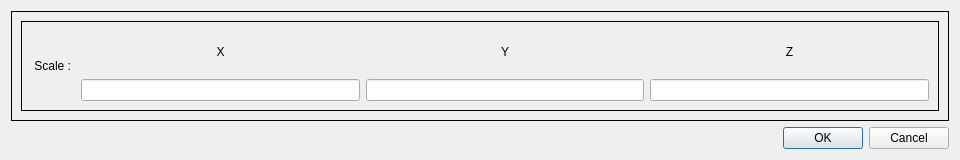
<?xml version="1.0" encoding="UTF-8"?>
<ui version="4.0">
 <class>DialogScaling1</class>
 <widget class="QDialog" name="DialogScaling1">
  <property name="geometry">
   <rect>
    <x>0</x>
    <y>0</y>
    <width>960</width>
    <height>160</height>
   </rect>
  </property>
  <property name="windowTitle">
   <string>Scaling</string>
  </property>
  <layout class="QVBoxLayout" name="verticalLayout">
   <item>
    <widget class="QFrame" name="frame">
     <property name="frameShape">
      <enum>QFrame::Box</enum>
     </property>
     <property name="frameShadow">
      <enum>QFrame::Plain</enum>
     </property>
     <layout class="QVBoxLayout" name="verticalLayout_2">
      <item>
       <widget class="QFrame" name="frame_2">
        <property name="frameShape">
         <enum>QFrame::Box</enum>
        </property>
        <layout class="QVBoxLayout" name="verticalLayout_3">
         <item>
          <layout class="QHBoxLayout" name="horizontalLayout">
           <item>
            <widget class="QLabel" name="label_Scale">
             <property name="text">
              <string> Scale : </string>
             </property>
            </widget>
           </item>
           <item>
            <layout class="QVBoxLayout" name="verticalLayout_X">
             <item>
              <widget class="QLabel" name="label_X">
               <property name="text">
                <string>X</string>
               </property>
               <property name="alignment">
                <set>Qt::AlignCenter</set>
               </property>
              </widget>
             </item>
             <item>
              <widget class="QLineEdit" name="lineEdit_X"/>
             </item>
            </layout>
           </item>
           <item>
            <layout class="QVBoxLayout" name="verticalLayout_Y">
             <item>
              <widget class="QLabel" name="label_Y">
               <property name="text">
                <string>Y</string>
               </property>
               <property name="alignment">
                <set>Qt::AlignCenter</set>
               </property>
              </widget>
             </item>
             <item>
              <widget class="QLineEdit" name="lineEdit_Y"/>
             </item>
            </layout>
           </item>
           <item>
            <layout class="QVBoxLayout" name="verticalLayout_Z">
             <item>
              <widget class="QLabel" name="label_Z">
               <property name="text">
                <string>Z</string>
               </property>
               <property name="alignment">
                <set>Qt::AlignCenter</set>
               </property>
              </widget>
             </item>
             <item>
              <widget class="QLineEdit" name="lineEdit_Z"/>
             </item>
            </layout>
           </item>
          </layout>
         </item>
        </layout>
       </widget>
      </item>
     </layout>
    </widget>
   </item>
   <item>
    <widget class="QDialogButtonBox" name="buttonBox">
     <property name="orientation">
      <enum>Qt::Horizontal</enum>
     </property>
     <property name="standardButtons">
      <set>QDialogButtonBox::Cancel|QDialogButtonBox::Ok</set>
     </property>
    </widget>
   </item>
  </layout>
 </widget>
 <resources/>
 <connections>
  <connection>
   <sender>buttonBox</sender>
   <signal>accepted()</signal>
   <receiver>DialogScaling1</receiver>
   <slot>accept()</slot>
   <hints>
    <hint type="sourcelabel">
     <x>248</x>
     <y>254</y>
    </hint>
    <hint type="destinationlabel">
     <x>157</x>
     <y>274</y>
    </hint>
   </hints>
  </connection>
  <connection>
   <sender>buttonBox</sender>
   <signal>rejected()</signal>
   <receiver>DialogScaling1</receiver>
   <slot>reject()</slot>
   <hints>
    <hint type="sourcelabel">
     <x>316</x>
     <y>260</y>
    </hint>
    <hint type="destinationlabel">
     <x>286</x>
     <y>274</y>
    </hint>
   </hints>
  </connection>
 </connections>
</ui>
